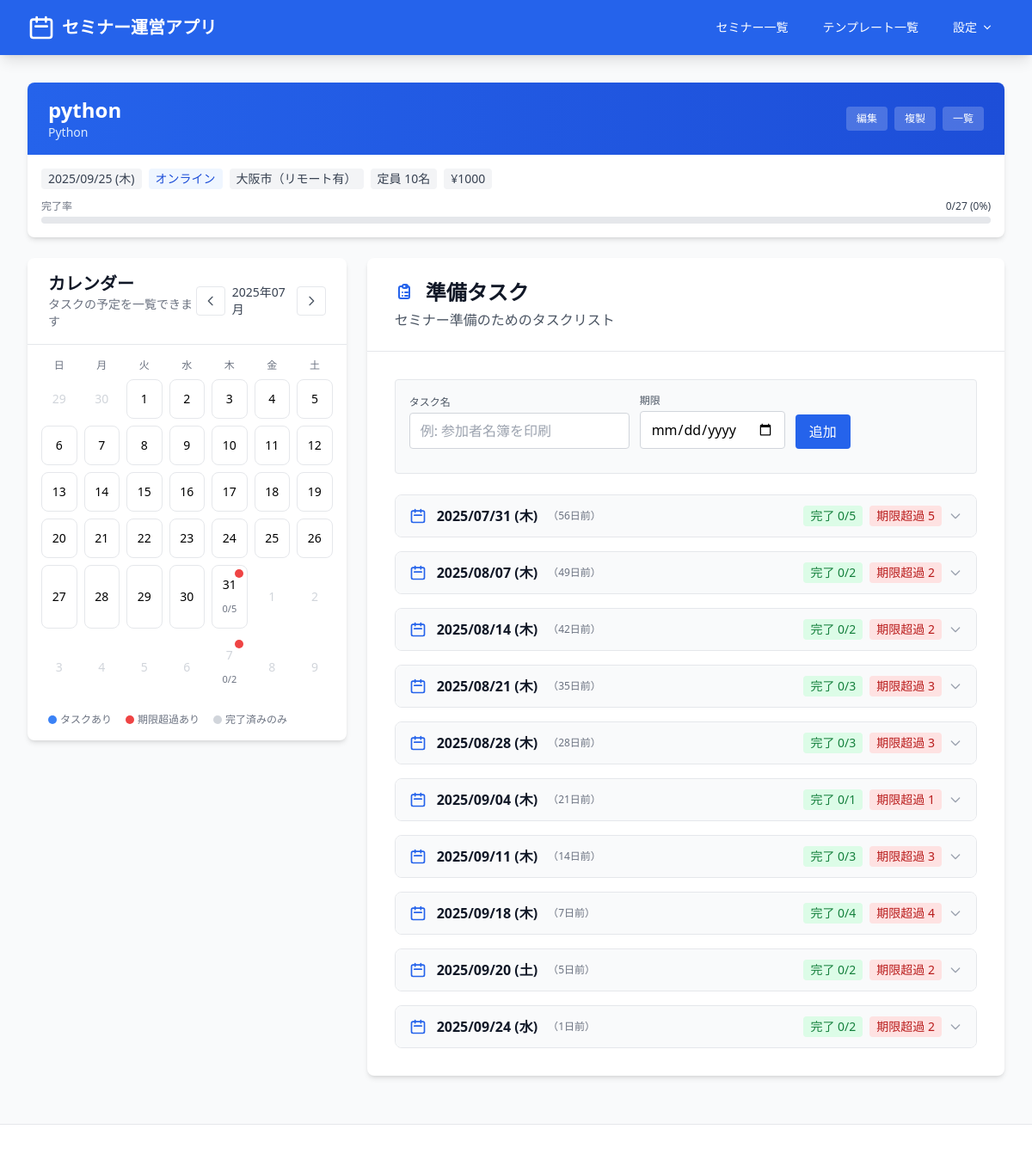
The page /seminars/1/ (signed in) on the database its author committed.
### seminar/models.py (models this page shows, shortened)
class PersonalSeminar(models.Model):
    title = models.CharField(max_length=200)
    description = models.TextField(blank=True)
    location = models.CharField(max_length=255, blank=True)
    capacity = models.IntegerField(null=True, blank=True)
    price = models.IntegerField(null=True, blank=True)
    format = models.CharField(max_length=50, choices=[("online", "オンライン"), ("offline", "オフライン")])
    created_at = models.DateTimeField(auto_now_add=True)
    updated_at = models.DateTimeField(auto_now=True)
    @property
    def total_tasks_count(self) -> int:
        return self.tasks.count()  # type: ignore[attr-defined]
    @property
    def completed_tasks_count(self) -> int:
        return self.tasks.filter(is_done=True).count()  # type: ignore[attr-defined]
    @property
    def completed_percent(self) -> int:
        total = self.total_tasks_count
        if total == 0:
            return 0
        return round(self.completed_tasks_count * 100 / total)
    @property
    def all_dates_past(self) -> bool:
        qs = self.dates.all()  # type: ignore[attr-defined]
        if not qs.exists():
            return False
        today = _date.today()
        return all(d.date < today for d in qs)
    class Meta:
        db_table = "personal_seminar"

class PersonalSeminarDate(models.Model):
    seminar = models.ForeignKey(PersonalSeminar, related_name="dates", on_delete=models.CASCADE)
    date = models.DateField()
    class Meta:
        db_table = "personal_seminar_date"

class PreparationTask(models.Model):
    seminar = models.ForeignKey(PersonalSeminar, related_name="tasks", on_delete=models.CASCADE)
    name = models.CharField(max_length=200)
    deadline = models.DateField(db_index=True)
    assignee = models.CharField(max_length=100, blank=True)
    notes = models.TextField(blank=True)
    is_done = models.BooleanField(default=False, db_index=True)
    @property
    def is_overdue(self) -> bool:
        from datetime import date as _date
        try:
            return (not self.is_done) and (self.deadline < _date.today())
        except Exception:
            return False
    class Meta:
        db_table = "preparation_task"

### seminar/seminar_view.py (the view)
# urls.py: path("<int:pk>/", PersonalSeminarDetailView.as_view(), name="seminar_detail"),
class PersonalSeminarDetailView(LoginRequiredMixin, DetailView):
    model = PersonalSeminar
    template_name = "seminar/personal_seminar_detail.html"
    def get_context_data(self, **kwargs: Any) -> Dict[str, Any]:
        context: Dict[str, Any] = super().get_context_data(**kwargs)
        seminar: PersonalSeminar = context["object"]
        tasks: List[PreparationTask] = list(
            PreparationTask.objects.filter(seminar=seminar).order_by("deadline", "id")
        )
        task_grouped_by_dates: Dict[date, List[PreparationTask]] = defaultdict(list)
        for task in tasks:
            task_grouped_by_dates[task.deadline].append(task)
        date_summaries: Dict[date, Dict[str, int]] = {}
        for task_date, related_tasks in task_grouped_by_dates.items():
            total = len(related_tasks)
            completed = sum(1 for item in related_tasks if item.is_done)
            overdue = sum(1 for item in related_tasks if item.is_overdue)
            percent = round(completed * 100 / total) if total else 0
            date_summaries[task_date] = {
                "total": total,
                "completed": completed,
                "overdue": overdue,
                "percent": percent,
            }
        overdue_count = sum(1 for task in tasks if task.is_overdue)
        today = date.today()
        sorted_grouped_items: List[Tuple[date, List[PreparationTask]]] = sorted(
            task_grouped_by_dates.items(), key=lambda kv: kv[0]
        )
        tasks_grouped = []
        calendar_events: List[Dict[str, Any]] = []
        for grouped_date, related_tasks in sorted_grouped_items:
            ordered_tasks = sorted(related_tasks, key=lambda item: (item.deadline, item.id))  # type: ignore[attr-defined]
            summary = date_summaries[grouped_date]
            tasks_grouped.append(
                {
                    "date": grouped_date,
                    "tasks": ordered_tasks,
                    "summary": summary,
                    "date_key": grouped_date.isoformat(),
                    "relative_text": describe_relative_days(grouped_date, today),
                }
            )
            calendar_events.append(
                {
                    "date": grouped_date.isoformat(),
                    "total": summary["total"],
                    "completed": summary["completed"],
                    "overdue": summary["overdue"],
                    "tasks": [
                        {
                            "id": task.id,  # type: ignore[attr-defined]
                            "name": task.name,
                            "isDone": task.is_done,
                            "isOverdue": task.is_overdue,
                            "deadline": task.deadline.isoformat(),
                        }
                        for task in ordered_tasks
                    ],
                }
            )
        context.update(
            {
                "tasks_by_date": {k: v for k, v in sorted_grouped_items},
                "tasks_grouped": tasks_grouped,
                "date_summaries": date_summaries,
                "overdue_count": overdue_count,
                "pending_count": max(
                    0,
                    seminar.total_tasks_count
                    - seminar.completed_tasks_count
                    - overdue_count,
                ),
                "calendar_events": calendar_events,
            }
        )
        return context

### templates/seminar/personal_seminar_detail.html (shortened to what this page needs)
{% extends 'base.html' %}
{% load static %}
{% block content %}
<div class="max-w-7xl mx-auto">
    <div class="bg-white rounded-lg shadow-md mb-6">
        <div class="bg-gradient-to-r px-6 py-4 rounded-t-lg {% if object.all_dates_past %}from-gray-600 to-gray-700{% else %}from-primary-600 to-primary-700{% endif %}">
            <div class="flex justify-between items-center gap-4">
                <div class="min-w-0">
                    <h1 class="text-2xl font-bold text-white truncate">{{ object.title }}</h1>
                    {% if object.description %}
                    <p class="text-primary-100 text-sm truncate">{{ object.description }}</p>
                    {% endif %}
                </div>
                <div class="flex items-center gap-2 shrink-0">
                    <a href="{% url 'seminar:seminar_update' object.id %}" class="bg-white/20 hover:bg-white/30 text-white px-3 py-1.5 rounded text-xs font-medium">編集</a>
                    <a href="{% url 'seminar:copy' object.id %}" class="bg-white/20 hover:bg-white/30 text-white px-3 py-1.5 rounded text-xs font-medium">複製</a>
                    <a href="{% url 'seminar:seminar_list' %}" class="bg-white/20 hover:bg-white/30 text-white px-3 py-1.5 rounded text-xs font-medium">一覧</a>
                </div>
            </div>
        </div>
        <div class="p-4">
            <div class="flex flex-wrap items-center gap-2 text-sm text-gray-700">
                {% for date in object.dates.all %}
                    <span class="px-2 py-0.5 rounded bg-gray-100 text-gray-700">{{ date.date|date:"Y/m/d (D)" }}</span>
                {% empty %}
                    <span class="text-gray-500">開催日 未設定</span>
                {% endfor %}
                <span class="px-2 py-0.5 rounded bg-primary-50 text-primary-700">{{ object.get_format_display }}</span>
                {% if object.location %}<span class="px-2 py-0.5 rounded bg-gray-100">{{ object.location }}</span>{% endif %}
                {% if object.capacity %}<span class="px-2 py-0.5 rounded bg-gray-100">定員 {{ object.capacity }}名</span>{% endif %}
                {% if object.price %}<span class="px-2 py-0.5 rounded bg-gray-100">¥{{ object.price|floatformat:0 }}</span>{% endif %}
            </div>
            {% with total_tasks=object.total_tasks_count completed_tasks=object.completed_tasks_count percent=object.completed_percent %}
            <div class="mt-3">
                <div class="flex justify-between items-center mb-1">
                    <span class="text-xs text-gray-500">完了率</span>
                    <span class="text-xs text-gray-700" data-role="global-progress-count">{{ completed_tasks }}/{{ total_tasks }}{% if total_tasks > 0 %} ({{ percent }}%){% endif %}</span>
                </div>
                <div class="w-full bg-gray-200 rounded-full h-2">
                </div>
            </div>
            {% endwith %}
        </div>
    </div>
    <div class="flex flex-col gap-6 mb-6 lg:flex-row lg:items-start">
        <div class="bg-white rounded-lg shadow-md order-1 lg:order-2 lg:w-2/3">
            <div class="px-8 py-6 border-b border-gray-200">
                <h2 class="text-2xl font-bold text-gray-900 flex items-center">
                準備タスク
            </h2>
            <p class="text-gray-600 mt-1">セミナー準備のためのタスクリスト</p>
        </div>
        <div class="p-8" data-seminar-id="{{ object.id }}">
            <div class="mb-6 bg-gray-50 border border-gray-200 rounded p-4">
                <div class="flex flex-wrap items-end gap-3">
                    <div>
                        <label class="block text-xs text-gray-600 mb-1">タスク名</label>
                        <input type="text" class="add-task-name px-3 py-2 border border-gray-300 rounded w-64" placeholder="例: 参加者名簿を印刷" maxlength="200">
                    </div>
                    <div>
                        <label class="block text-xs text-gray-600 mb-1">期限</label>
                        <input type="date" class="add-task-deadline px-3 py-2 border border-gray-300 rounded">
                    </div>
                    <div>
                        <button type="button" class="add-task-submit bg-primary-600 hover:bg-primary-700 text-white px-4 py-2 rounded">追加</button>
                    </div>
                </div>
            </div>
            {% if tasks_grouped and tasks_grouped|length > 0 %}
                <div class="space-y-4" id="task-list">
                    {% for group in tasks_grouped %}
                        <div class="border border-gray-200 rounded-lg overflow-hidden" data-date-key="{{ group.date_key }}">
                            <button type="button" class="date-group-toggle group w-full flex items-center justify-between px-4 py-3 bg-gray-50 hover:bg-gray-100">
                                <div class="flex items-center gap-3">
                                    <svg class="w-5 h-5 text-primary-600" fill="none" stroke="currentColor" viewBox="0 0 24 24">
                                        <path stroke-linecap="round" stroke-linejoin="round" stroke-width="2" d="M8 7V3m8 4V3m-9 8h10M5 21h14a2 2 0 002-2V7a2 2 0 00-2-2H5a2 2 0 00-2 2v12a2 2 0 002 2z"/>
                                    </svg>
                                    <span class="font-semibold text-gray-900">{{ group.date|date:"Y/m/d (D)" }}</span>
                                    <span class="text-xs text-gray-500">（{{ group.relative_text }}）</span>
                                </div>
                                <div class="flex items-center gap-2 text-sm">
                                    <span class="px-2 py-0.5 bg-green-100 text-green-700 rounded" data-role="group-completed">完了 {{ group.summary.completed }}/{{ group.summary.total }}</span>
                                    <span class="px-2 py-0.5 bg-red-100 text-red-700 rounded" data-role="group-overdue" {% if group.summary.overdue == 0 %}style="display:none"{% endif %}>期限超過 {{ group.summary.overdue }}</span>
                                    <svg class="w-4 h-4 text-gray-400 group-[.open]:rotate-180 transition-transform" fill="none" stroke="currentColor" viewBox="0 0 24 24">
                                        <path stroke-linecap="round" stroke-linejoin="round" stroke-width="2" d="M19 9l-7 7-7-7"/>
                                    </svg>
                                </div>
                            </button>
                        </div>
                    {% endfor %}
                </div>
            {% endif %}
        </div>
        </div>
        <aside class="bg-white rounded-lg shadow-md order-2 lg:order-1 lg:w-1/3 lg:sticky lg:top-24 lg:z-10">
            <div class="px-6 py-4 border-b border-gray-200 flex items-center justify-between">
                <div>
                    <h2 class="text-xl font-semibold text-gray-900">カレンダー</h2>
                    <p class="text-sm text-gray-500">タスクの予定を一覧できます</p>
                </div>
                <div class="flex items-center gap-2" data-calendar-nav>
                    <button type="button" class="calendar-nav-prev p-2 rounded border border-gray-200 text-gray-600 hover:bg-gray-50" aria-label="前の月">
                        <svg class="w-4 h-4" fill="none" stroke="currentColor" viewBox="0 0 24 24"><path stroke-linecap="round" stroke-linejoin="round" stroke-width="2" d="M15 19l-7-7 7-7" /></svg>
                    </button>
                    <div class="text-sm font-medium text-gray-700" data-calendar-label>----</div>
                    <button type="button" class="calendar-nav-next p-2 rounded border border-gray-200 text-gray-600 hover:bg-gray-50" aria-label="次の月">
                        <svg class="w-4 h-4" fill="none" stroke="currentColor" viewBox="0 0 24 24"><path stroke-linecap="round" stroke-linejoin="round" stroke-width="2" d="M9 5l7 7-7 7" /></svg>
                    </button>
                </div>
            </div>
            <div class="p-4" id="seminar-calendar" data-calendar-root>
                <div class="grid grid-cols-7 gap-2 text-center text-xs font-medium text-gray-500 mb-2">
                    <span>日</span><span>月</span><span>火</span><span>水</span><span>木</span><span>金</span><span>土</span>
                </div>
                <div class="grid grid-cols-7 gap-2" data-calendar-grid>
                </div>
            </div>
            <div class="px-6 pb-4" data-calendar-legend>
                <div class="flex flex-wrap items-center gap-4 text-xs text-gray-500">
                    <span class="flex items-center gap-1"><span class="inline-block w-2.5 h-2.5 rounded-full bg-primary-500"></span>タスクあり</span>
                    <span class="flex items-center gap-1"><span class="inline-block w-2.5 h-2.5 rounded-full bg-red-500"></span>期限超過あり</span>
                    <span class="flex items-center gap-1"><span class="inline-block w-2.5 h-2.5 rounded-full bg-gray-300"></span>完了済みのみ</span>
                </div>
            </div>
        </aside>
    </div>
</div>
{% endblock %}

### rows shown on the page
PersonalSeminar: title "python", description "Python", format "オンライン", location "大阪市（リモート有）", capacity "10", price "1000"
PersonalSeminarDate: date "2025/09/25 (木)"
PreparationTask: date "2025/07/31 (木)"
PreparationTask: date "2025/08/07 (木)"
PreparationTask: date "2025/08/14 (木)"
PreparationTask: date "2025/08/21 (木)"
PreparationTask: date "2025/08/28 (木)"
PreparationTask: date "2025/09/04 (木)"
PreparationTask: date "2025/09/11 (木)"
PreparationTask: date "2025/09/18 (木)"
PreparationTask: date "2025/09/20 (土)"
PreparationTask: date "2025/09/24 (水)"

### other values the page prints
{{ completed_tasks }} "0"
{{ total_tasks }} "27"
{{ percent }} "0"
{{ group.relative_text }} "56日前" "49日前" "42日前" "35日前" "28日前" "21日前" "14日前" "7日前" "5日前" "1日前"
{{ group.summary.completed }} "0" "0" "0" "0" "0" "0" "0" "0" "0" "0"
{{ group.summary.total }} "5" "2" "2" "3" "3" "1" "3" "4" "2" "2"
{{ group.summary.overdue }} "5" "2" "2" "3" "3" "1" "3" "4" "2" "2"
